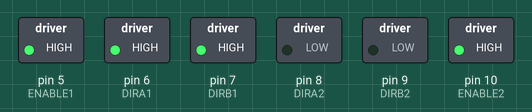
Bench run of a sketch on a simulated Arduino Uno, built with avr-gcc and run on an emulated ATmega328P. Parts: switched loads named in the sketch (green lamp = pin HIGH).

Above: at 0.1 s.
Timing chart, 0 to 1.6 s (numbered marks = the images above):
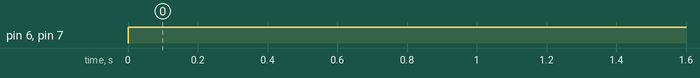

Measured:
- by itself, pin 6 (DIRA1), pin 7 (DIRB1): LOW → HIGH at 0.00 s

The sketch:

Motores.ino
```cpp
const int DIRA1 = 6;
const int DIRB1 = 7;
const int DIRA2 = 8;
const int DIRB2 = 9;

const int ENABLE1 = 5;
const int ENABLE2 = 10;

void setup() {
  Serial.begin(9600);

  pinMode(ENABLE1, OUTPUT);
  pinMode(DIRA1, OUTPUT);
  pinMode(DIRB1, OUTPUT);

  pinMode(ENABLE2, OUTPUT);
  pinMode(DIRA2, OUTPUT);
  pinMode(DIRB2, OUTPUT);

  digitalWrite(ENABLE1, HIGH);
  digitalWrite(ENABLE2, HIGH);
}

void loop() {
  digitalWrite(DIRA1, HIGH);
  digitalWrite(DIRB1, HIGH);
  digitalWrite(DIRA2, LOW);
  digitalWrite(DIRB2, LOW);
}
```
